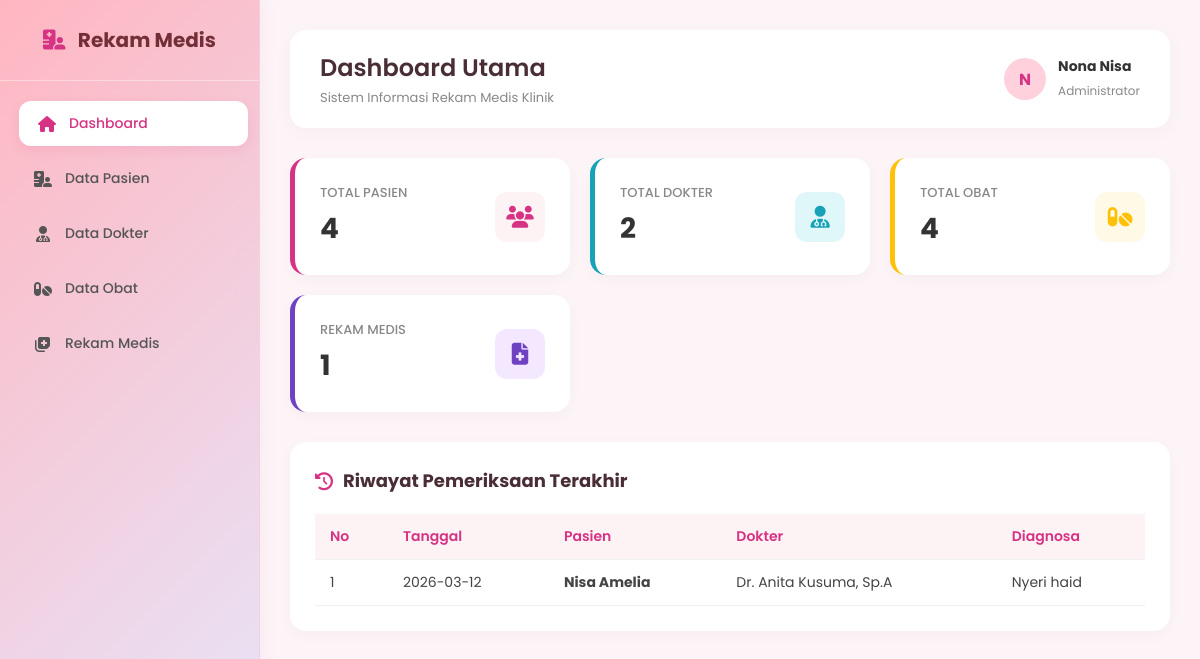
The page / on the database its author committed.
### tables this page shows
CREATE TABLE `rekam_medis` (
  `id_rekam` int(11) NOT NULL,
  `id_pasien` int(11) NOT NULL,
  `id_dokter` int(11) NOT NULL,
  `id_obat` int(11) NOT NULL,
  `tanggal_periksa` date NOT NULL,
  `keluhan` text NOT NULL,
  `diagnosa` text NOT NULL,
  `tindakan` text NOT NULL,
  `resep` varchar(100) NOT NULL
);

CREATE TABLE `pasien` (
  `id_pasien` int(11) NOT NULL,
  `no_rm` varchar(20) NOT NULL,
  `nama_pasien` varchar(100) NOT NULL,
  `jenis_kelamin` enum('L','P') NOT NULL,
  `tanggal_lahir` date NOT NULL,
  `alamat` text NOT NULL
);

CREATE TABLE `dokter` (
  `id_dokter` int(11) NOT NULL,
  `nama_dokter` varchar(100) NOT NULL,
  `spesialisasi` varchar(50) NOT NULL
);

### index.php (the view, shortened to what this page needs)
<?php
include 'koneksi.php';
$jml_pasien = 0; $jml_dokter = 0; $jml_obat = 0; $jml_rekam = 0;
if ($result = mysqli_query($koneksi, "SELECT COUNT(*) as total FROM pasien")) {
    $jml_pasien = mysqli_fetch_assoc($result)['total'];
}
if ($result = mysqli_query($koneksi, "SELECT COUNT(*) as total FROM dokter")) {
    $jml_dokter = mysqli_fetch_assoc($result)['total'];
}
if ($result = mysqli_query($koneksi, "SELECT COUNT(*) as total FROM obat")) {
    $jml_obat = mysqli_fetch_assoc($result)['total'];
}
if ($result = mysqli_query($koneksi, "SELECT COUNT(*) as total FROM rekam_medis")) {
    $jml_rekam = mysqli_fetch_assoc($result)['total'];
}
?>
<!DOCTYPE html>
<html lang="id">
<head>
    <link rel="stylesheet" href="https://cdnjs.cloudflare.com/ajax/libs/font-awesome/6.4.0/css/all.min.css">
</head>
<body>
    <div class="sidebar">
        <div class="sidebar-brand">
            <i class="fa-solid fa-hospital-user"></i> Rekam Medis
        </div>
        <ul class="sidebar-menu">
            <li><a href="index.php" class="active"><i class="fa-solid fa-house"></i> Dashboard</a></li>
            <li><a href="pasien.php"><i class="fa-solid fa-hospital-user"></i> Data Pasien</a></li>
            <li><a href="dokter.php"><i class="fa-solid fa-user-doctor"></i> Data Dokter</a></li>
            <li><a href="obat.php"><i class="fa-solid fa-pills"></i> Data Obat</a></li>
            <li><a href="rekam_medis.php"><i class="fa-solid fa-notes-medical"></i> Rekam Medis</a></li>
        </ul>
    </div>
    <div class="main-content">
        <header>
            <div>
                <h1>Dashboard Utama</h1>
                <p>Sistem Informasi Rekam Medis Klinik</p>
            </div>
            <div class="user-profile">
                <div class="user-avatar">N</div>
                <div>
                    <strong style="font-size: 14px; display: block; color: #333;">Nona Nisa</strong>
                    <span style="font-size: 12px; color: #888;">Administrator</span>
                </div>
            </div>
        </header>
        <div class="card-container">
            <a href="pasien.php" class="card-link">
                <div class="card pasien">
                    <div class="card-info">
                        <h3>Total Pasien</h3>
                        <p><?= $jml_pasien; ?></p>
                    </div>
                    <div class="card-icon"><i class="fa-solid fa-users"></i></div>
                </div>
            </a>
            <a href="dokter.php" class="card-link">
                <div class="card dokter">
                    <div class="card-info">
                        <h3>Total Dokter</h3>
                        <p><?= $jml_dokter; ?></p>
                    </div>
                    <div class="card-icon"><i class="fa-solid fa-user-doctor"></i></div>
                </div>
            </a>
            <a href="obat.php" class="card-link">
                <div class="card obat">
                    <div class="card-info">
                        <h3>Total Obat</h3>
                        <p><?= $jml_obat; ?></p>
                    </div>
                    <div class="card-icon"><i class="fa-solid fa-pills"></i></div>
                </div>
            </a>
            <a href="rekam_medis.php" class="card-link">
                <div class="card rekam">
                    <div class="card-info">
                        <h3>Rekam Medis</h3>
                        <p><?= $jml_rekam; ?></p>
                    </div>
                    <div class="card-icon"><i class="fa-solid fa-file-medical"></i></div>
                </div>
            </a>
        </div>
        <div class="recent-section">
            <h2><i class="fa-solid fa-clock-rotate-left" style="color: #d63384;"></i> Riwayat Pemeriksaan Terakhir</h2>
            <table>
                <thead>
                    <tr>
                        <th>No</th>
                        <th>Tanggal</th>
                        <th>Pasien</th>
                        <th>Dokter</th>
                        <th>Diagnosa</th>
                    </tr>
                </thead>
                <tbody>
                    <?php
                    $no = 1;
                    $query = "SELECT rekam_medis.*, pasien.nama_pasien, dokter.nama_dokter
                              FROM rekam_medis
                              JOIN pasien ON rekam_medis.id_pasien = pasien.id_pasien
                              JOIN dokter ON rekam_medis.id_dokter = dokter.id_dokter
                              ORDER BY rekam_medis.tanggal_periksa DESC LIMIT 5";
                    $result = mysqli_query($koneksi, $query);
                    if($result && mysqli_num_rows($result) > 0) {
                        while ($row = mysqli_fetch_assoc($result)) {
                    ?>
                    <tr>
                        <td><?= $no++; ?></td>
                        <td><?= $row['tanggal_periksa']; ?></td>
                        <td><b><?= $row['nama_pasien']; ?></b></td>
                        <td><?= $row['nama_dokter']; ?></td>
                        <td><?= $row['diagnosa']; ?></td>
                    </tr>
                    <?php
                        }
                    } else {
                        echo "<tr><td colspan='5' style='text-align: center; color: #888; padding: 20px;'>Belum ada data rekam medis.</td></tr>";
                    }
                    ?>
                </tbody>
            </table>
        </div>
    </div>
</body>
</html>

### index.php (style rules this page uses)
* { margin: 0; padding: 0; box-sizing: border-box; font-family: 'Poppins', sans-serif; }
body { background-color: #fcf4f7; color: #444; display: flex; min-height: 100vh; }
.sidebar { width: 260px; background: linear-gradient(135deg, #ffb6c1, #e6e6fa); border-right: 1px solid #f3d1dc; display: flex; flex-direction: column; position: fixed; height: 100%; box-shadow: 4px 0 15px rgba(214, 51, 132, 0.05); }
.sidebar-brand { padding: 25px 20px; text-align: center; font-size: 20px; font-weight: 700; color: #722f37; border-bottom: 1px solid rgba(255,255,255,0.4); }
.sidebar-brand i { color: #d63384; margin-right: 8px; }
.sidebar-menu { list-style: none; padding: 20px 15px; }
.sidebar-menu li { margin-bottom: 10px; }
.sidebar-menu a { display: flex; align-items: center; gap: 12px; padding: 12px 18px; color: #555; text-decoration: none; font-weight: 500; font-size: 14px; border-radius: 12px; transition: all 0.3s ease; }
.sidebar-menu a:hover, .sidebar-menu a.active { background: #ffffff; color: #d63384; box-shadow: 0 4px 12px rgba(214, 51, 132, 0.1); transform: translateX(4px); }
.sidebar-menu a i { font-size: 16px; width: 20px; text-align: center; }
.main-content { margin-left: 260px; flex: 1; padding: 30px; }
header { display: flex; justify-content: space-between; align-items: center; background: #ffffff; padding: 20px 30px; border-radius: 16px; box-shadow: 0 4px 20px rgba(0,0,0,0.03); margin-bottom: 30px; }
header h1 { font-size: 24px; color: #4a2e35; font-weight: 600; }
header p { font-size: 13px; color: #888; margin-top: 3px; }
.user-profile { display: flex; align-items: center; gap: 12px; }
.user-avatar { width: 42px; height: 42px; background: #ffd1dc; color: #d63384; border-radius: 50%; display: flex; align-items: center; justify-content: center; font-weight: bold; font-size: 16px; }
.card-container { display: grid; grid-template-columns: repeat(auto-fit, minmax(220px, 1fr)); gap: 20px; margin-bottom: 30px; }
.card-link { text-decoration: none; display: block; transition: transform 0.3s ease; }
.card { background: #ffffff; padding: 25px; border-radius: 16px; box-shadow: 0 4px 15px rgba(0,0,0,0.03); display: flex; align-items: center; justify-content: space-between; border-left: 5px solid #d63384; height: 100%; }
.card.dokter { border-left-color: #17a2b8; }
.card.obat { border-left-color: #ffc107; }
.card.rekam { border-left-color: #6f42c1; }
.card-info h3 { font-size: 13px; color: #888; font-weight: 500; text-transform: uppercase; }
.card-info p { font-size: 28px; font-weight: 700; color: #333; margin-top: 5px; }
.card-icon { width: 50px; height: 50px; background: #fdf2f4; border-radius: 12px; display: flex; align-items: center; justify-content: center; font-size: 22px; color: #d63384; }
.card.dokter .card-icon { background: #e0f7fa; color: #17a2b8; }
.card.obat .card-icon { background: #fff9e6; color: #ffc107; }
.card.rekam .card-icon { background: #f3e8ff; color: #6f42c1; }
.recent-section { background: #ffffff; padding: 25px; border-radius: 16px; box-shadow: 0 4px 15px rgba(0,0,0,0.03); }
.recent-section h2 { font-size: 18px; color: #4a2e35; margin-bottom: 20px; display: flex; align-items: center; gap: 10px; }
table { width: 100%; border-collapse: collapse; }
table th, table td { padding: 12px 15px; text-align: left; font-size: 14px; border-bottom: 1px solid #f0f0f0; }
table th { background-color: #fdf2f4; color: #d63384; font-weight: 600; }

### rows shown on the page
rekam_medis: tanggal_periksa "2026-03-12", id_pasien.nama_pasien "Nisa Amelia", id_dokter.nama_dokter "Dr. Anita Kusuma, Sp.A", diagnosa "Nyeri haid"

### other values the page prints
$jml_pasien "4"
$jml_dokter "2"
$jml_obat "4"
$jml_rekam "1"
